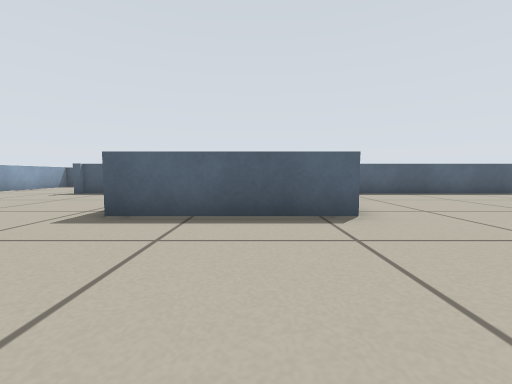
[1] (above)

24 first-person views from a walk through a Stage world. The camera is 0.33 m above the floor, tilts 4° down and sees 90° across. Floor lines are 1 m apart. The floor is counted in squares, 0.5 m on a side. Each view is taken from the middle of a square. On the plan, view 1 faces up. The plan holds only what a view shows up to about 9 squares ahead; the rest is blank. The robots in the file are not drawn.

[2]
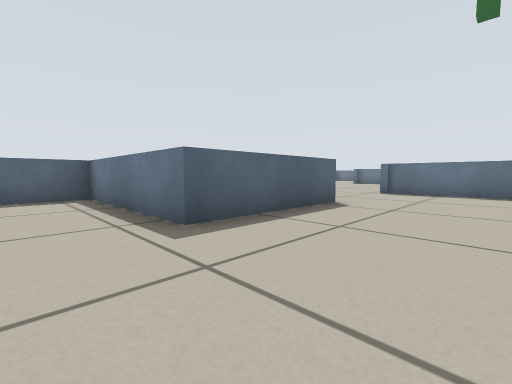

[3]
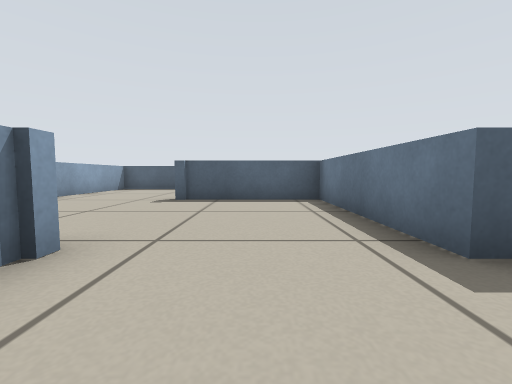

[4]
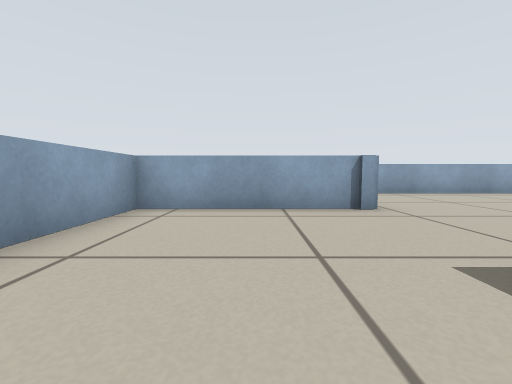

[5]
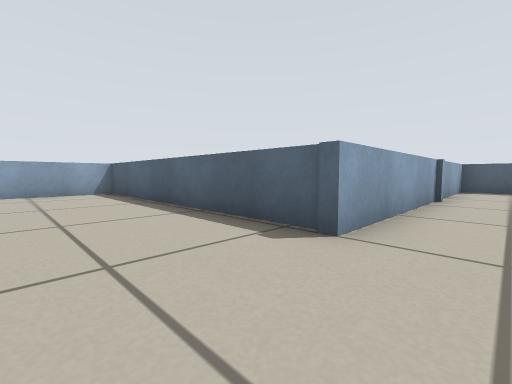

[6]
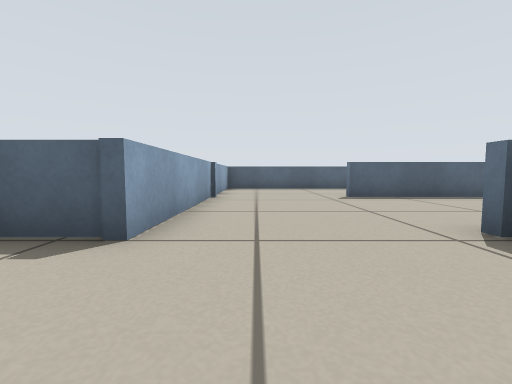

[7]
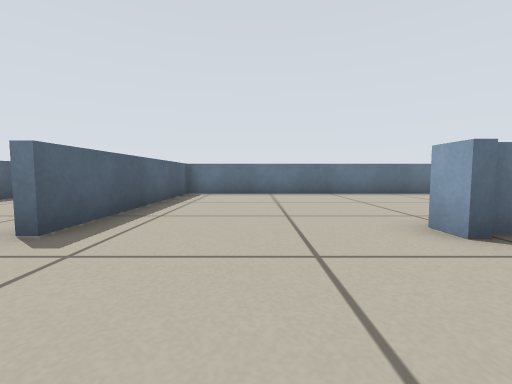

[8]
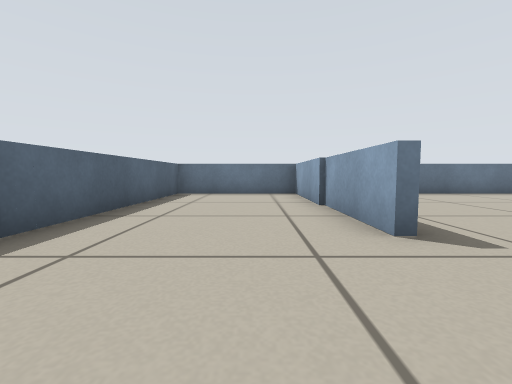

[9]
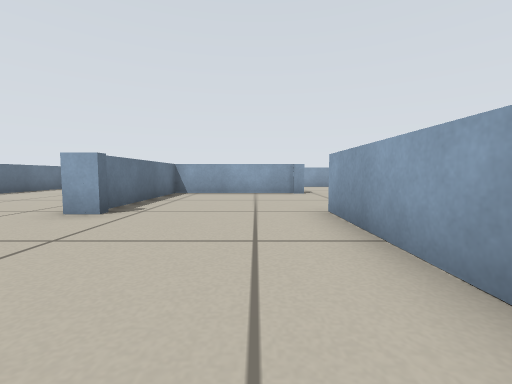

[10]
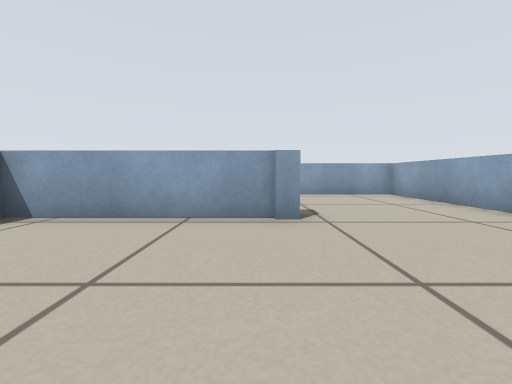

[11]
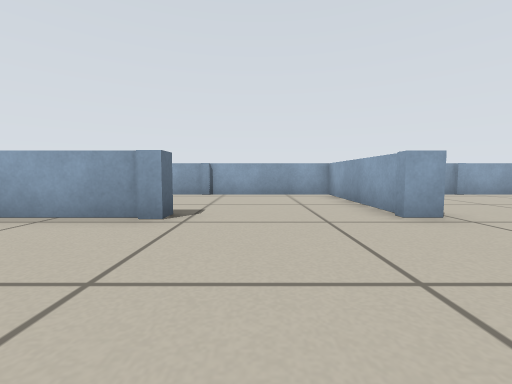

[12]
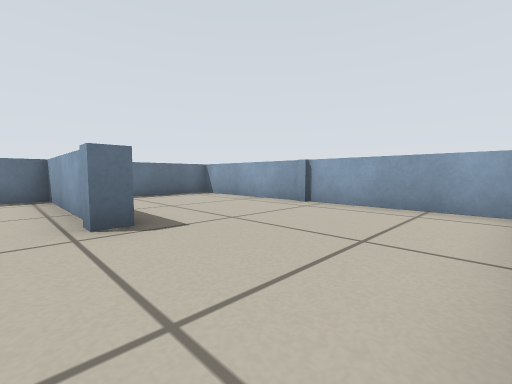

[13]
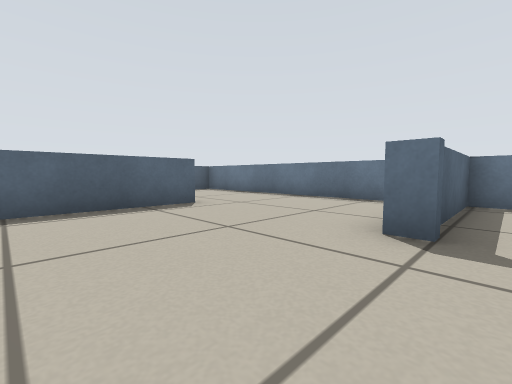

[14]
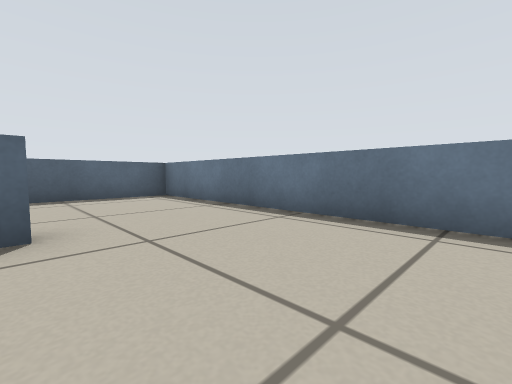

[15]
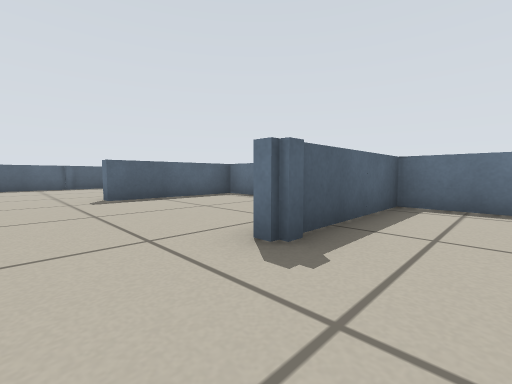

[16]
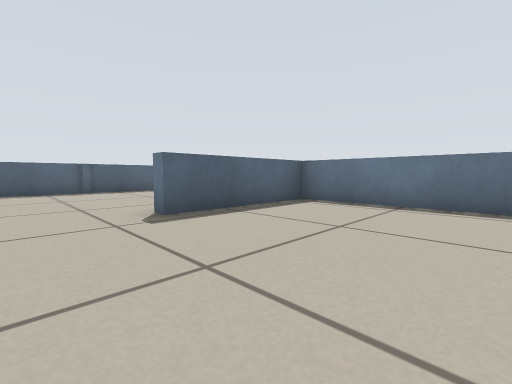

[17]
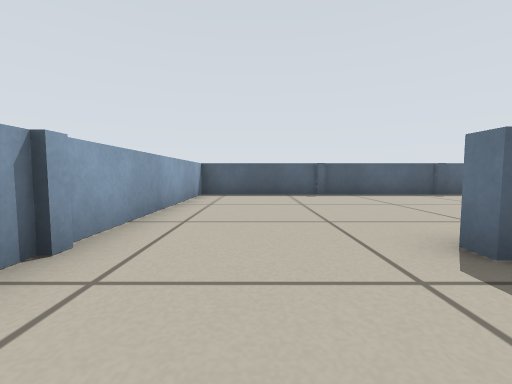

[18]
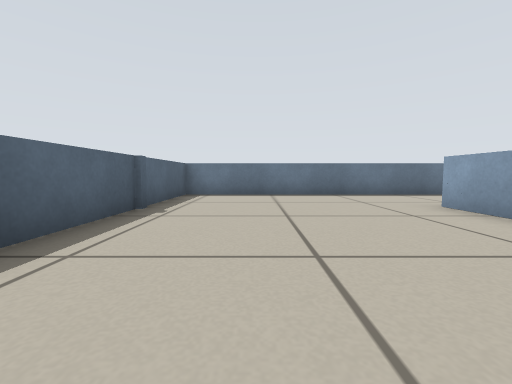

[19]
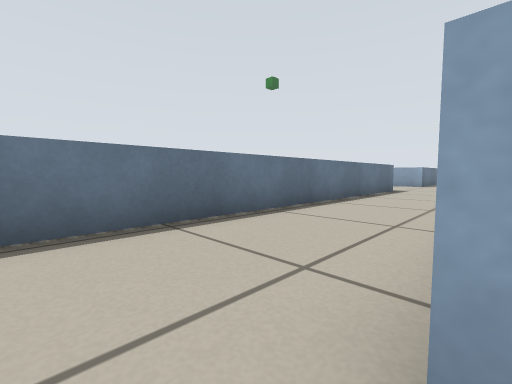

[20]
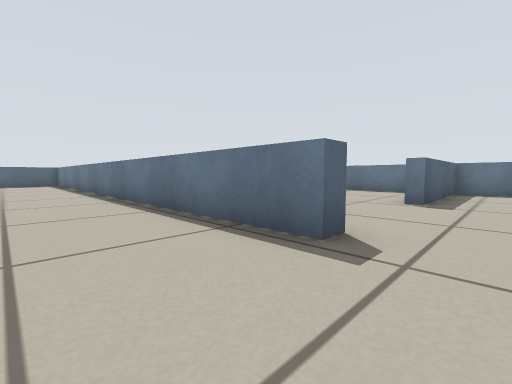

[21]
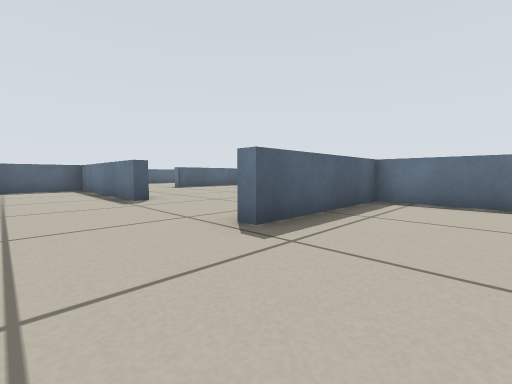

[22]
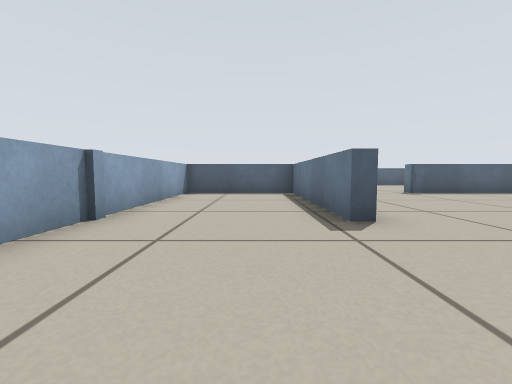

[23]
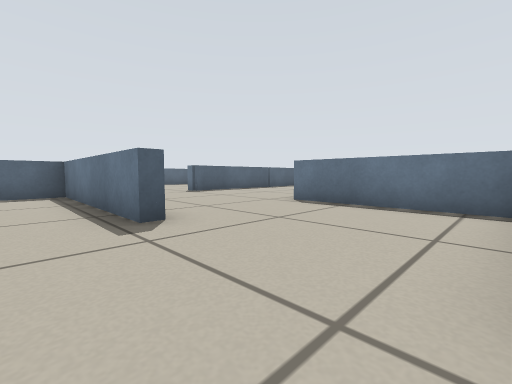

[24]
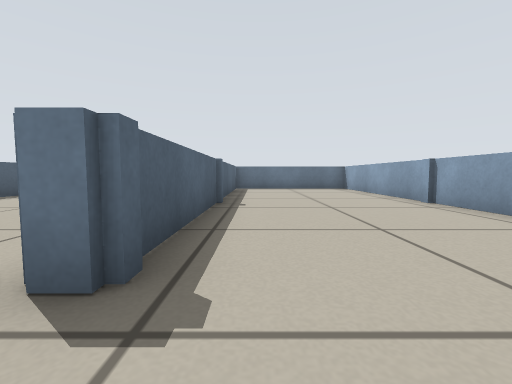

### Floor plan
Points are (right, up) in squares from view 1. A wall is a line through its corners. A room is listed if a view was taken in it or the views show most of it. See-through windows are left out.
Room 1 (views 1, 2, 3, 4, 5, 6, 7, 8, 9, 10, 11, 12, 13, 14, 15, 16, 17, 18, 19)
walls: (1.6, 3.9) (-2.3, 3.9) (-2.3, 8.6) (-6.2, 8.6) (-6.2, 9); (-2.3, 9.9) (-2.3, 17.6) (-6.2, 17.6) (-6.2, 17.9); (5.3, 0.9) (5.3, 4.2) (5.7, 4.2) (5.7, -0.3) (13.5, -0.3); (9.4, 3.8) (9.4, 4.2) (13.8, 4.2) (13.8, 8.5); (-0.4, -0.3) (2, -0.3); (-5.8, 4.4) (-5.8, -0.3) (-3.1, -0.3); (-5.8, 13.3) (-9.1, 13.3); (13.5, 8.9) (14.2, 8.9); (13.6, 13.5) (19.6, 13.5) (19.6, 17.6) (13.5, 17.6); (-2.3, 18.9) (-2.3, 22.9) (-6.2, 22.9) (-6.2, 23.4); (11.1, 17.6) (9.7, 17.6) (9.7, 8.6) (1.6, 8.6) (1.6, 5.9); (-9.8, 11) (-9.8, 6.1); (13.8, 0) (13.8, 2.4); (1.2, 23.6) (1.2, 29.3) (-9.8, 29.3) (-9.8, 22.6); (-3.4, 23.3) (-1.8, 23.3); (19.6, 3.9) (19.6, 13.3) (13.6, 13.3)
ways out: opening at (-0.5, 24) to room 2
Room 2 (views 20, 21, 22, 23, 24)
walls: (5.8, 17.6) (5.3, 17.6) (5.3, 22.9) (1.6, 22.9) (1.6, 16.4); (12, 18) (17, 18); (9.4, 13.9) (9.4, 18); (1.8, 13.3) (1.2, 13.3) (1.2, 23.6); (9.4, 10.9) (9.4, 13.3) (5.3, 13.3) (5.3, 13.8); (17, 22.9) (9.4, 22.9) (9.4, 23.5); (15.9, 29.3) (15.2, 29.3)
ways out: opening at (-0.5, 24) to room 1

Where each view was taken, in squares from view 1:
view 1: 0 up, 0 right, facing up
view 2: 1 up, 4 left, facing up-right
view 3: 2 up, 4 left, facing up
view 4: 2 up, 1 left, facing left
view 5: 6 up, 11 right, facing up-left
view 6: 6 up, 11 right, facing up
view 7: 11 up, 11 right, facing right
view 8: 15 up, 11 right, facing right
view 9: 13 up, 11 right, facing down
view 10: 8 up, 10 right, facing down
view 11: 8 up, 8 right, facing down
view 12: 5 up, 6 right, facing down-right
view 13: 8 up, 9 left, facing up-right
view 14: 10 up, 6 left, facing up-right
view 15: 16 up, 8 left, facing up-right
view 16: 19 up, 8 left, facing up-right
view 17: 21 up, 8 left, facing up
view 18: 27 up, 7 left, facing right
view 19: 24 up, 2 left, facing down-right
view 20: 12 up, 1 left, facing up-right
view 21: 11 up, 3 right, facing up-right
view 22: 14 up, 4 right, facing up
view 23: 14 up, 4 right, facing up-right
view 24: 22 up, 8 right, facing right
